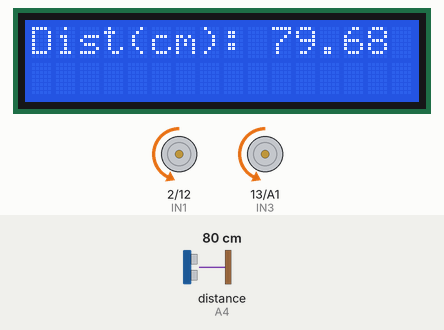
Simulated run of this sketch. Board: Arduino Uno, built with avr-gcc and run on an emulated ATmega328P. On the bench: 16×2 character LCD, motor-driver pin pairs drawn as motors (green arrow = first pin HIGH = forward, orange = second pin HIGH = backward, longer = more drive, scaled by the enable pin). Wiring (inferred from the names in the program): ultrasonic range finder: trigger A5; echo A4. Inputs (shaded band) come from the test bench; at power-on: distance to the obstacle (sensor on A4) 80 cm. The echo pulse lasts 58.3 µs per cm; what the sketch prints to the serial monitor is not drawn.

Above: at 1.2 s.
1.3 s: distance to the obstacle (sensor on A4) set to 2 cm
At 2.4 s:
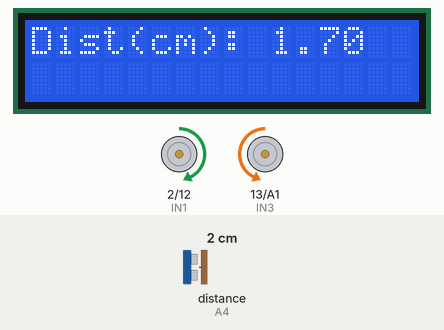
2.8 s: distance to the obstacle (sensor on A4) set to 18 cm
At 3.7 s:
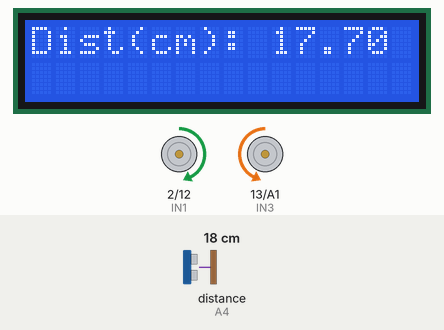
4.3 s: distance to the obstacle (sensor on A4) set to 4 cm
At 5.1 s:
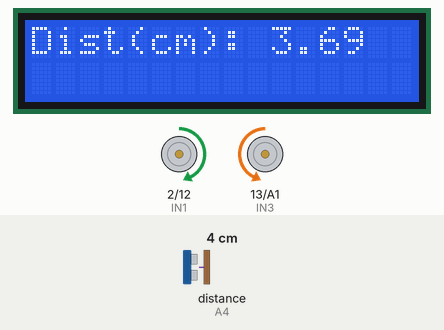
5.8 s: distance to the obstacle (sensor on A4) set to 35 cm
At 6.4 s:
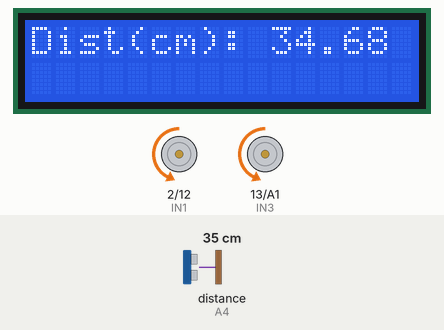
Timing chart, 0 to 8.8 s (numbered marks = the images above; inputs shaded):
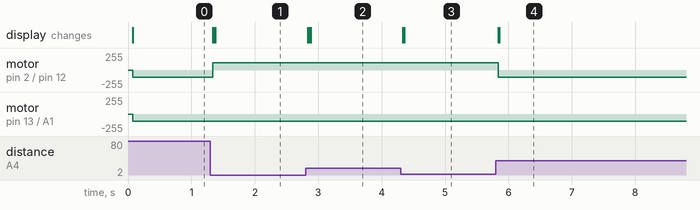

The sketch:

ObstacleDetection.ino
```cpp
#include <LiquidCrystal.h>

// LCD setup
LiquidCrystal lcd(8, 9, 4, 5, 6, 7);

// Ultrasonic sensor pins
const int trigPin = A5;
const int echoPin = A4;

// Motor pins
int IN1 = 2, IN2 = 12, IN3 = 13, IN4 = A1, ENA = 3, ENB = 11;

// Threshold distance (cm)
const int OBSTACLE_DISTANCE = 30;

long duration;
float distance;

void setup() {
  Serial.begin(9600);

  lcd.begin(16, 2);
  lcd.setCursor(0, 0);
  lcd.print("Dist(cm):");

  // Motor pins
  int motorPins[] = {IN1, IN2, IN3, IN4, ENA, ENB};
  for (int i = 0; i < 6; i++) pinMode(motorPins[i], OUTPUT);

  // Ultrasonic pins
  pinMode(trigPin, OUTPUT);
  pinMode(echoPin, INPUT);
}

void loop() {
  // Trigger ultrasonic pulse
  digitalWrite(trigPin, LOW);
  delayMicroseconds(2);
  digitalWrite(trigPin, HIGH);
  delayMicroseconds(10);
  digitalWrite(trigPin, LOW);

  // Read echo
  duration = pulseIn(echoPin, HIGH);
  distance = (duration * 0.0343) / 2;

  Serial.print("Distance: ");
  Serial.print(distance);
  Serial.println(" cm");

  lcd.setCursor(10, 0);
  lcd.print("      ");
  lcd.setCursor(10, 0);
  lcd.print(distance);

  // Motor logic
  if (distance < OBSTACLE_DISTANCE) {
    right(110,110);
  } else {
    forward(110, 110);
  }

}

// Motor functions
void forward(int leftSpeed, int rightSpeed) {
  digitalWrite(IN1, LOW); digitalWrite(IN2, HIGH); analogWrite(ENA, rightSpeed);
  digitalWrite(IN3, LOW); digitalWrite(IN4, HIGH); analogWrite(ENB, leftSpeed);
}

void right(int leftSpeed, int rightSpeed) {
  digitalWrite(IN1, HIGH); digitalWrite(IN2, LOW); analogWrite(ENA, rightSpeed);
  digitalWrite(IN3, LOW); digitalWrite(IN4, HIGH); analogWrite(ENB, leftSpeed);
}
```

Measured:
- after the input at 1.3 s, motor on pin 2 (IN1) / pin 12 (IN2): backward 110/255 → forward 110/255 at once; the display: changes at once (image 1)
- after the input at 2.8 s, the display: changes at once (image 2)
- after the input at 4.3 s, the display: first changes at once (image 3 shows a later state)
- after the input at 5.8 s, motor on pin 2 (IN1) / pin 12 (IN2): forward 110/255 → backward 110/255 at once; the display: first changes at once (image 4 shows a later state)
